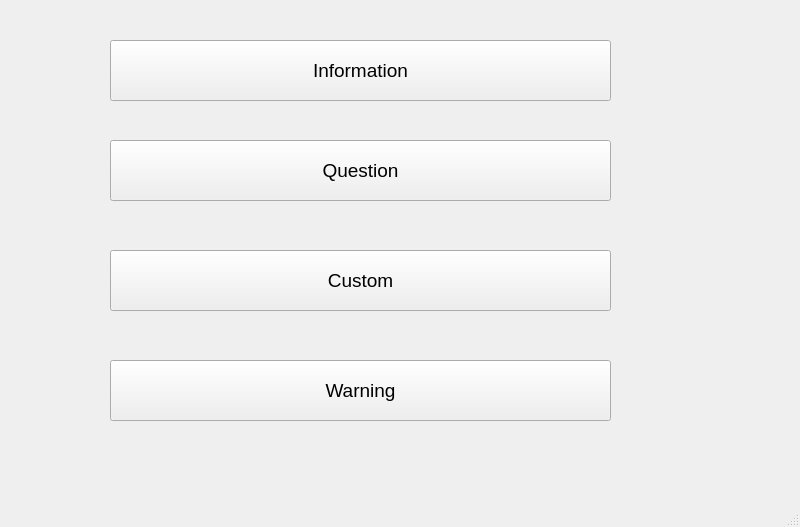
<?xml version="1.0" encoding="UTF-8"?>
<ui version="4.0">
 <class>MainWindow</class>
 <widget class="QMainWindow" name="MainWindow">
  <property name="geometry">
   <rect>
    <x>0</x>
    <y>0</y>
    <width>800</width>
    <height>527</height>
   </rect>
  </property>
  <property name="windowTitle">
   <string>SUPRIYA 212218104163</string>
  </property>
  <widget class="QWidget" name="centralwidget">
   <widget class="QPushButton" name="pushButton">
    <property name="geometry">
     <rect>
      <x>110</x>
      <y>40</y>
      <width>501</width>
      <height>61</height>
     </rect>
    </property>
    <property name="font">
     <font>
      <pointsize>14</pointsize>
      <weight>50</weight>
      <bold>false</bold>
     </font>
    </property>
    <property name="text">
     <string>Information</string>
    </property>
   </widget>
   <widget class="QPushButton" name="pushButton_2">
    <property name="geometry">
     <rect>
      <x>110</x>
      <y>140</y>
      <width>501</width>
      <height>61</height>
     </rect>
    </property>
    <property name="font">
     <font>
      <pointsize>14</pointsize>
      <weight>50</weight>
      <bold>false</bold>
     </font>
    </property>
    <property name="text">
     <string>Question</string>
    </property>
   </widget>
   <widget class="QPushButton" name="pushButton_3">
    <property name="geometry">
     <rect>
      <x>110</x>
      <y>250</y>
      <width>501</width>
      <height>61</height>
     </rect>
    </property>
    <property name="font">
     <font>
      <pointsize>14</pointsize>
      <weight>50</weight>
      <bold>false</bold>
     </font>
    </property>
    <property name="text">
     <string>Custom</string>
    </property>
   </widget>
   <widget class="QPushButton" name="pushButton_4">
    <property name="geometry">
     <rect>
      <x>110</x>
      <y>360</y>
      <width>501</width>
      <height>61</height>
     </rect>
    </property>
    <property name="font">
     <font>
      <pointsize>14</pointsize>
      <weight>50</weight>
      <bold>false</bold>
     </font>
    </property>
    <property name="cursor">
     <cursorShape>PointingHandCursor</cursorShape>
    </property>
    <property name="text">
     <string>Warning</string>
    </property>
   </widget>
  </widget>
  <widget class="QMenuBar" name="menubar">
   <property name="geometry">
    <rect>
     <x>0</x>
     <y>0</y>
     <width>800</width>
     <height>26</height>
    </rect>
   </property>
  </widget>
  <widget class="QStatusBar" name="statusbar"/>
 </widget>
 <resources/>
 <connections/>
</ui>
